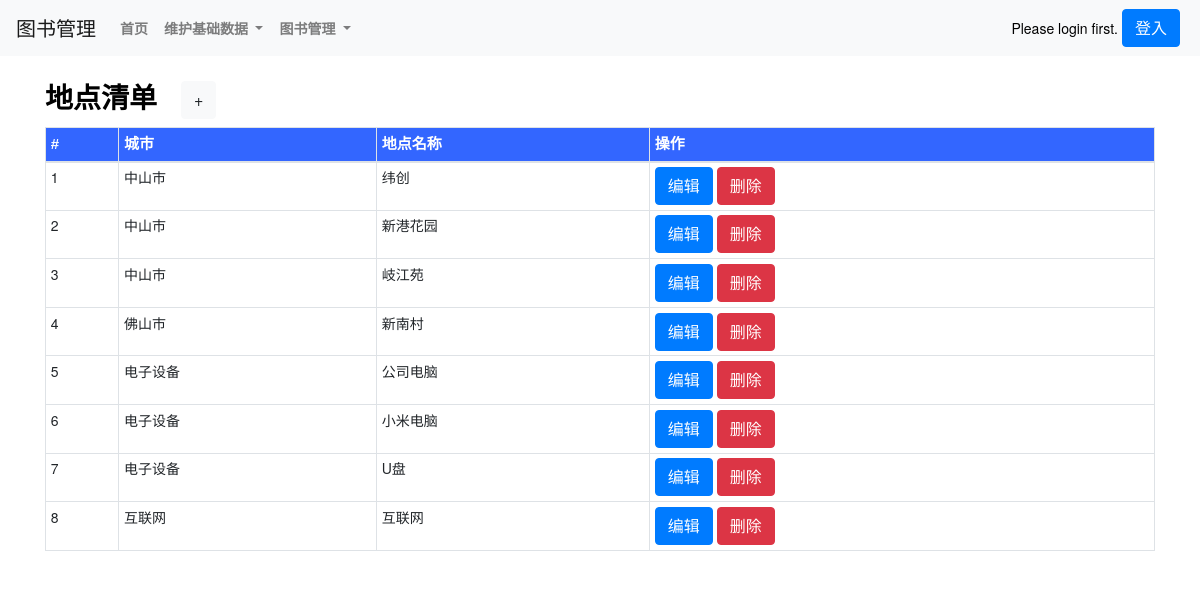
The app's page /locationlist_show/ with its own data.
### book/models.py (models this page shows, shortened)
class location(models.Model):
    lid = models.AutoField(primary_key=True)
    location_city = models.CharField(max_length=500,verbose_name=('城市'))
    location_name = models.CharField(max_length=500,verbose_name=('地点名称'))
    class Meta:
        verbose_name = ('地点')
        verbose_name_plural = ('地点')

### book/views.py (the view)
# urls.py: path('locationlist_show/', views.locationlist_show, name='locationlist_show'),
def locationlist_show(request):
    locationlist = location.objects.all()
    context = {
        'locationlist':locationlist,
    }
    return render(request,'locationlist_show.html',context)

### templates/locationlist_show.html (shortened to what this page needs)
{% extends 'base.html' %}
{% load static %}
{% block body_block %}
<div class="container">
    <div class="row py-4 align-items-center">
        <div class="col-lg-12 col-md-12 mt-0 table-responsive"  style="background-color: #fff;">
            <h3 class="font-weight-bold">地点清单<a class="ml-4 btn btn-light" href="/locationlist_new/">+</a></h3>
            <table class="table table-striped table-sm table-bordered ">
                <thead>
                    <tr style="color:White;background-color:#3366FF;font-family:微軟正黑體,Tahoma,Arial,微軟雅黑體;font-size:15px;">
                        <th scope="col">#</th>
                        <th scope="col">城市</th>
                        <th scope="col">地点名称</th>
                        <th scope="col">操作</th>
                    </tr>
                </thead>
                {% for location in locationlist %}
                    <td>{{ location.lid }}</td>
                    <td>{{ location.location_city }}</td>
                    <td>{{ location.location_name }}</td>
                    <td>
                        <a class="btn btn-primary btn-xs" href="/locationlist_edit/{{ location.lid }}/">编辑</a>
                        <a class="btn btn-danger btn-xs" href="/locationlist_delete/{{ location.lid }}/">删除</a>
                    </td>
                {% endfor %}
            </table>
        </div>
    </div>
</div>
<br>
<br>
<br>
<br>
<br>
{% endblock %}

### templates/base.html (style rules this page uses)
html, body { position: relative; height: 100%; }
body { background: #fff; font-family: Helvetica Neue, Helvetica, Arial, sans-serif; font-size: 14px; color:#000; margin: 10; padding: 10; }

### records on screen
location: lid "1", location_city "中山市", location_name "纬创"
location: lid "2", location_city "中山市", location_name "新港花园"
location: lid "3", location_city "中山市", location_name "岐江苑"
location: lid "4", location_city "佛山市", location_name "新南村"
location: lid "5", location_city "电子设备", location_name "公司电脑"
location: lid "6", location_city "电子设备", location_name "小米电脑"
location: lid "7", location_city "电子设备", location_name "U盘"
location: lid "8", location_city "互联网", location_name "互联网"
